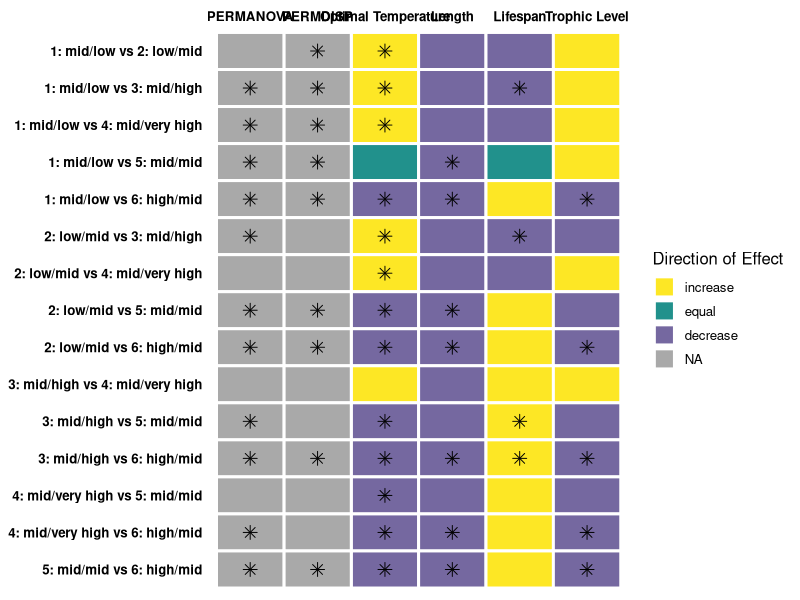
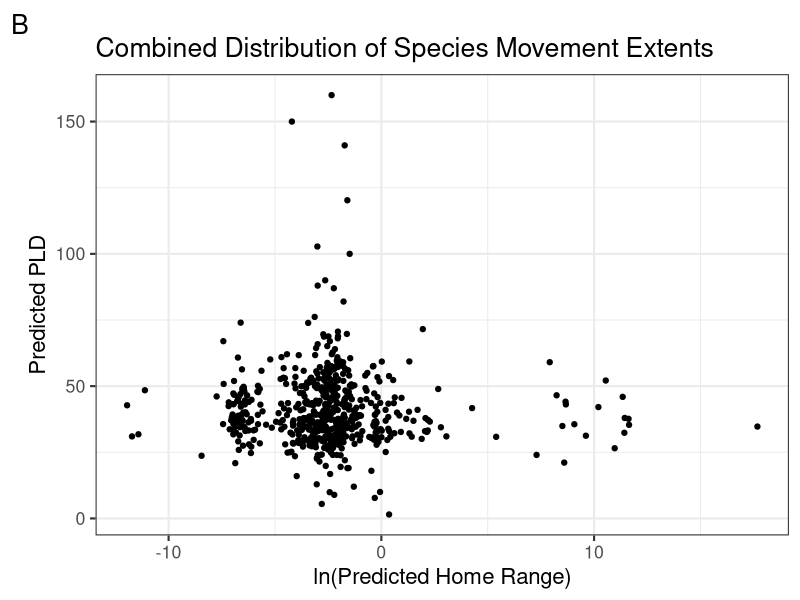
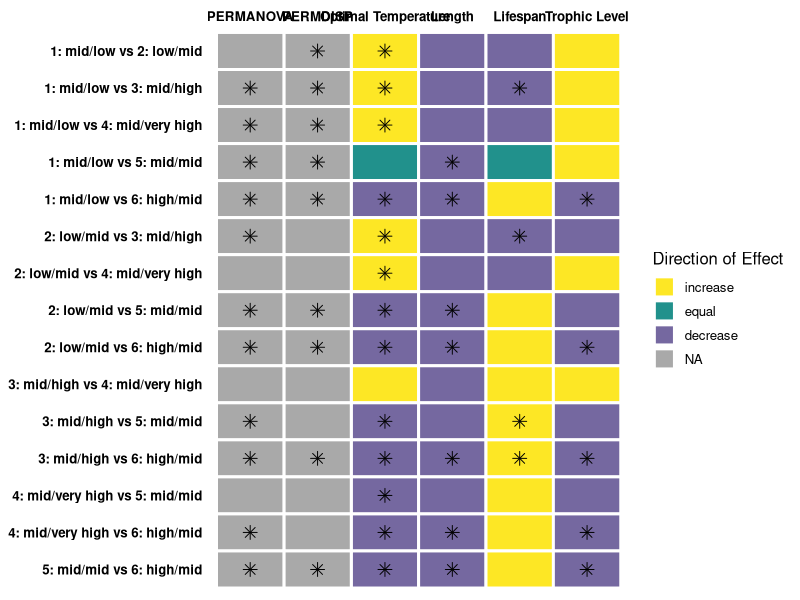

R code for these plots, in order: (Note: this script raises an error after producing the figures.)
## ---- chunk 1
knitr::opts_chunk$set(echo = TRUE, message = FALSE, warning = FALSE)

library(tidyverse)
library(patchwork)
library(cowplot)
library(ggpubr)
library(ggrepel)
## ---- chunk 2
fishbase_data <- read_csv(here::here("01_data", "02_processed_data", "fishbase_data.csv"))

filled_data <- read_csv(here::here("01_data", "02_processed_data", "filled_data.csv"))

filled_data2 <- read_csv(here::here("01_data", "02_processed_data", "filled_data2.csv")) %>%
  mutate_if(is.character, as.factor)
## ---- chunk 3

cohort <- c("1: mid/low vs 2: low/mid", "1: mid/low vs 3: mid/high", "1: mid/low vs 4: mid/very high", "1: mid/low vs 5: mid/mid", "1: mid/low vs 6: high/mid",
            "2: low/mid vs 3: mid/high", "2: low/mid vs 4: mid/very high", "2: low/mid vs 5: mid/mid", "2: low/mid vs 6: high/mid",
            "3: mid/high vs 4: mid/very high", "3: mid/high vs 5: mid/mid", "3: mid/high vs 6: high/mid",
            "4: mid/very high vs 5: mid/mid", "4: mid/very high vs 6: high/mid",
            "5: mid/mid vs 6: high/mid")
PERMDISP <- c(0.0019, 0.0003, 0.0327, 0.0001, 0.0001,
              0.5182, 0.7507, 0.0138, 0.0005,
              0.9792, 0.5276, 0.0029, 
              0.7928, 0.1475, 
              0.0052)
PERMANOVA <- c(1.0000, 0.0015, 0.0495, 0.0015, 0.0015,
               0.0015, 1.0000, 0.0015, 0.0015,
               1.0000, 0.0015, 0.0015,
               0.8175, 0.0090,
               0.0015)
Optimal_Temp <- c(0.005043306637114, 0.000000051454126, 0.000113116310469, 0.789451442990800, 0.010082693281337,
                  0.000025756231358, 0.001765218761412, 0.000112331676538, 0.000038520195310,
                  0.284373283785538, 0.000000002348839, 0.000000002258531, 
                  0.000068856888538, 0.000001695644852, 
                  0.010090438574951)
temp_arrows <- c("increase", "increase", "increase", "equal", "decrease",
                 "increase", "increase","decrease", "decrease",
                 "increase","decrease", "decrease",
                 "decrease", "decrease",
                 "decrease")
Length <- c(0.8592642, 0.9998089, 0.9872521, 0.0007795, 0.0000000,
            0.9070423, 0.9181733, 0.0000000, 0.0000000,
            0.9966266, 0.1494607, 0.0000000,
            0.9897718, 0.0008647,
            0.0000000)
length_arrows <- c("decrease", "decrease", "decrease", "decrease", "decrease",
                   "decrease", "decrease", "decrease", "decrease",
                   "decrease", "decrease", "decrease",
                   "decrease", "decrease",
                   "decrease")
Lifespan <- c(0.57035468549, 0.00007769083, 0.55052882501, 0.74567296422, 0.31579160719,
              0.00010263105, 0.59495732706, 0.73671251684, 0.20707475101,
              0.38779558233, 0.00017543403, 0.00008096802,
              0.58625833556, 0.24515673988,
              0.24664224315)
life_arrows <- c("decrease", "decrease", "decrease", "equal", "increase",
                 "decrease", "decrease", "increase", "increase",
                 "increase", "increase", "increase",
                 "increase", "increase",
                 "increase")
Trophic_Level <- c(0.1035871996367, 0.0891868417293, 0.5697644317228, 0.5148291779984, 0.0000607828670,
                   0.5183877375223, 0.8682996282889, 0.2916548282051, 0.0000002614727,
                   0.8630208058363, 0.2124781071891, 0.0000015574893, 
                   0.7282998974706, 0.0082066924854, 
                   0.0000032514102)
trophic_arrows <- c("increase", "increase", "increase", "increase", "decrease",
                    "decrease", "increase", "decrease", "decrease",
                    "increase", "decrease", "decrease",
                    "decrease", "decrease",
                    "decrease")

# Create data frame
data <- data.frame(cohort, PERMDISP, PERMANOVA, Optimal_Temp, Length, Lifespan, Trophic_Level)

# Pivot to long data format
data_long <- data %>% 
  mutate(across(c("Optimal_Temp", "Length", "Lifespan", "Trophic_Level"), round, 4)) %>% 
  pivot_longer(-cohort) %>% 
  set_names(c("cohort", "variable", "p_value")) %>% 
  mutate(significant = case_when(
    p_value >= 0.05 ~ "no",
    p_value < 0.05 ~ "yes"
  ))

# Add arrow information
data1 <- data.frame(cohort, temp_arrows, length_arrows, life_arrows, trophic_arrows) %>% 
  rename(Optimal_Temp = temp_arrows, Length = length_arrows, Lifespan = life_arrows, Trophic_Level = trophic_arrows) %>% 
  pivot_longer(-cohort) %>% 
  set_names(c("cohort", "variable", "direction")) %>% 
  full_join(data_long, by = c("cohort","variable")) %>% 
  mutate(direction = fct_relevel(direction, c("increase", "equal", "decrease")))

# Reorder and rename levels
data1$variable <- factor(data1$variable, levels = c("PERMANOVA", "PERMDISP", "Optimal_Temp", "Length", "Lifespan", "Trophic_Level"))
data1$variable <- recode_factor(data1$variable, PERMANOVA = "PERMANOVA", PERMDISP = "PERMDISP", Optimal_Temp = "Optimal Temperature", Length = "Length", Lifespan = "Lifespan", Trophic_Level = "Trophic Level")



# Plot 
g <- ggplot(data1, aes(x = variable, y = cohort, fill = direction)) +
  geom_tile(color = "white", lwd = 1) +
  geom_point(data = data1 %>% filter(significant == "yes"), shape = 8, size = 3, color = "black", show.legend = FALSE) +
  theme_minimal(base_size = 12) +
  theme(axis.title = element_blank(),
        axis.text = element_text(face = "bold", color = "black"),
        axis.ticks = element_blank(),
        panel.grid.major = element_blank()) +
  labs(fill = "Direction of Effect") +
  scale_x_discrete(position = "top") +
  scale_y_discrete(limits = rev) +
  scale_fill_manual(values = c("#fde725", "#21918c", "#7568a0"), na.value = "darkgray")

g

ggsave(g, file = paste0("stats_sum.pdf"), path = here::here("04_figs"), height = 12, width = 12)

#geom_point(data = data_arrows, mapping=aes(x = variable, y = cohort), pch = "x", inherit.aes = F)

## ---- chunk 4
# homerange vs PLD
fishbase_data_gmm <- filled_data2 %>%
  mutate(class2 = as.factor(class2))

hr_hist <- ggplot(fishbase_data_gmm, aes(log(home_range))) +
  geom_histogram() +
  theme_bw(base_size = 16) +
  labs(
    y = "Count",
    x = "ln(Predicted Home Range)",
    tag = "A"
  ) +
  ggtitle("Individual Distributions of Species Movement Extents")

pld_hist <- ggplot(fishbase_data_gmm, aes(pld)) +
  geom_histogram() +
  theme_bw(base_size = 16) +
  labs(
    y = "Count",
    x = "Predicted PLD"
  )

dist_plot <- (hr_hist / pld_hist)

p1 <- ggplot(fishbase_data_gmm, aes(log(home_range), pld)) +
  geom_jitter() +
  theme_bw(base_size = 16) +
  labs(
    y = "Predicted PLD",
    x = "ln(Predicted Home Range)",
    tag = "B"
  ) +
  ggtitle("Combined Distribution of Species Movement Extents")

p1



# example_fish <- filled_data2 %>%
#   select(species, fb_name, class2, class3, magnitude_homerange, month_pld) %>%
#   filter(fb_name %in% c(
#     "Hogfish", "Yellow snapper", "Blackfin tuna", "Humphead wrasse", "Pacific red snapper",
#     "Giant seabass", "Lemon sole", "Chum salmon", "Pacific ocean perch", "Atlantic herring",
#     "Atlantic cod", "Haddock", "Atlantic salmon", "California sheephead", "Black seabream",
#     "Blue marlin", "Yellowfin tuna", "Swordfish"
#     # "Blackhead seabream", "Pink salmon", "Coho salmon", "Ghost shark", "Pollack", "Polar cod", "Sockeye salmon", "Chinook salmon"
#   ))


gmm_new_fig <- ggplot(fishbase_data_gmm, aes(magnitude_homerange, month_pld)) +
  theme_bw(base_size = 16) +
  labs(
    x = "Predicted Home Range Magnitude",
    y = "Predicted PLD Month",
    color = "Class (Homerange/PLD)",
    tag = "C"
  ) +
  ylim(-0.1,6) +
  theme(legend.position = "bottom") +
  scale_color_viridis_d() +
  geom_label_repel(
    data = subset(fishbase_data_gmm, fb_name %in% c("Hogfish", "Yellow snapper", "Blackfin tuna")),
    aes(label = fb_name, color = class2),
    vjust = "outward", hjust = "outward",
    min.segment.length = 0.5,
    nudge_y = -1,
    show.legend = FALSE
  ) +
  geom_label_repel(
    data = subset(fishbase_data_gmm, fb_name %in% c("Chocolate hind", "Lingcod", "Nassau grouper")),
    aes(label = fb_name, color = class2),
    hjust = "inward",
    min.segment.length = 0.5,
    box.padding = 0.3,
    nudge_x = -2, nudge_y = -0.8,
    show.legend = FALSE
  ) +
  geom_label_repel(
    data = subset(fishbase_data_gmm, fb_name %in% c("Lemon sole", "North Pacific hake", "Yellowstripe goatfish")),
    aes(label = fb_name, color = class2),
    vjust = "outward", hjust = "outward",
    min.segment.length = 0.5,
    nudge_x = -1, nudge_y = 0.8,
    show.legend = FALSE
  ) +
  geom_label_repel(
    data = subset(fishbase_data_gmm, fb_name %in% c("Atlantic herring", "Atlantic cod", "Summer flounder")),
    aes(label = fb_name, color = class2),
    vjust = "outward", hjust = "outward",
    min.segment.length = 0.5,
    nudge_y = 0,
    show.legend = FALSE
  ) +
  geom_label_repel(
    data = subset(fishbase_data_gmm, fb_name %in% c("Great barracuda", "Giant trevally", "Black seabream")),
    aes(label = fb_name, color = class2),
    vjust = "outward", hjust = "outward",
    min.segment.length = 0.5,
    nudge_y = 1, nudge_x = 0.3,
    show.legend = FALSE
  ) +
  geom_label_repel(
    data = subset(fishbase_data_gmm, fb_name %in% c("Common snook", "Yellowfin tuna", "Swordfish")),
    aes(label = fb_name, color = clas2),
    color = "goldenrod1",
    vjust = "outward", hjust = "outward",
    min.segment.length = 30,
    nudge_y = -0.5,
    show.legend = FALSE
  ) +
  geom_jitter(aes(color = class2)) +
  ggtitle("Distribution of Scaled Species Movement Extents")

gmm_new_fig
#ggsave(gmm_new_fig, file = paste0("gmm_fig.png"), path = here::here("04_figs"), height = 8, width = 15)

# panel
gmm_panel <- ((dist_plot) | p1) / gmm_new_fig &
  theme(plot.tag = element_text(face = "bold"))

gmm_panel
#ggsave(gmm_panel, file = paste0("gmm_panel.pdf"), path = here::here("04_figs", "final_figs"), height = 10, width = 15)

## ---- chunk 5
missing <- miss_var_summary(fishbase_data)
missing2 <- miss_var_summary(filled_data)
missing3 <- miss_var_summary(filled_data2)

missing_fishbase_data <- fishbase_data %>% 
  dplyr::select(
    oxygen_cons, temp_range, dev_place,
    longevity_wild, temp_preferred, iucn_category, food_i,
  ) %>%
  rename(
    "Oxygen Consumption Rate" = oxygen_cons,
    "Temperature Range" = temp_range,
    "Place of Development" = dev_place,
    "Maximum Recorded Lifespan" = longevity_wild,
    "Optimal Temperature" = temp_preferred,
    "IUCN Category" = iucn_category,
    "Diet Items" = food_i
  )

m1 <- gg_miss_var(missing_fishbase_data) +
  theme_bw(base_size = 16) +
  labs(y = "Original Missing Data", x = "") +
  theme(axis.title.x = element_text(vjust = -1))
m1

missing_filled_data <- filled_data %>% 
  dplyr::select(
    oxygen_cons, temp_range,
    longevity_wild, temp_preferred, iucn_category, food_i,
  ) %>%
  rename(
    "Oxygen Consumption Rate" = oxygen_cons,
    "Temperature Range" = temp_range,
    "Maximum Recorded Lifespan" = longevity_wild,
    "Optimal Temperature" = temp_preferred,
    "IUCN Category" = iucn_category,
    "Diet Items" = food_i
  )

m2 <- gg_miss_var(missing_filled_data) + # figure showing the missing data
  theme_bw(base_size = 16) +
  labs(y = "Missing Data After Genus-Level Fill", x = "Variable") +
  theme(axis.title.x = element_text(vjust = -1))
m2

missing_data <- filled_data2 %>%
  dplyr::select(
    oxygen_cons, temp_range, dev_place,
    longevity_wild, temp_preferred, iucn_category
  ) %>%
  rename(
    "Oxygen Consumption Rate" = oxygen_cons,
    "Temperature Range" = temp_range,
    "Place of Development" = dev_place,
    "Maximum Recorded Lifespan" = longevity_wild,
    "Optimal Temperature" = temp_preferred,
    "IUCN Category" = iucn_category
  )

m3 <- gg_miss_var(missing_data) +
  theme_bw(base_size = 16) +
  labs(y = "Missing Data After Family-Level Fill", x = "") +
  theme(axis.title.x = element_text(vjust = -1))
m3

missing_fig <- (m1 / m2 / m3) +
  plot_annotation(tag_levels = "A") &
  theme_bw(base_size = 16)
missing_fig

#ggsave(missing_fig, file = paste0("missing_data.pdf"), path = here::here("04_figs", "final_figs"), height = 12, width = 8)

## ---- chunk 6
# continuous

plot_data <- filled_data2 %>%
  mutate(
    class2 = as.factor(class2),
    class3 = as.factor(class3),
    order = as.factor(order)
  )

response <- "class2"
expl_cont <- c(
  "temp_preferred", "fecundity_mean",
  "longevity_wild", "sp_richness", "length",
  "r_fin", "diet_troph3", "oxygen_cons", "temp_range"
)

box_data <- function(x, y) {
  ggplot(plot_data, aes(x = .data[[y]], y = .data[[x]])) +
    geom_boxplot(aes(color = .data[[y]])) +
    theme_bw() +
    coord_flip() +
    labs(
      x = "Movement Class",
      color = "Class (Homerange/PLD)"
    ) +
    scale_color_viridis_d()
}

# plots_cont <- map(expl_cont, ~ box_data(.x, "class2"))
# plots_cont
## ---- chunk 7

# significant panel
temp_plot <- box_data(x = "temp_preferred", y = "class2") +
  labs(y = "Optimal Temperature (ºC)", x = "") +
  scale_x_discrete(position = "top") +
  theme(axis.text.y = element_blank())
length_plot <- box_data(x = "length", y = "class2") +
  labs(y = "Length (cm)", x = "") +
  scale_x_discrete(position = "top")
long_plot <- box_data(x = "longevity_wild", y = "class2") +
  labs(y = "Maximum Lifespan (yr)", x = "") +
  scale_x_discrete(position = "top")
diet_plot <- box_data(x = "diet_troph3", y = "class2") + 
  labs(y = "Trophic Level", x = "") +
  scale_x_discrete(position = "top") +
  theme(axis.text.y = element_blank())


r_fin_plot <- box_data(x = "r_fin", y = "class2") + 
  stat_kruskal_test(label.y = 1, label.x = 6, position = "jitter") +
  labs(y = "Growth Rate", x = "") +
  theme(axis.text.y = element_blank()) +
  scale_x_discrete(position = "top")
oxygen_plot <- box_data(x = "oxygen_cons", y = "class2") + 
  stat_kruskal_test(label.y = 2000, label.x = 6, position = "jitter") +
  labs(y = "Oxygen Consumption", x = "") +
  theme(axis.text.y = element_blank()) +
  scale_x_discrete(position = "top")
temp_range_plot <- box_data(x = "temp_range", y = "class2") + 
  stat_kruskal_test(label.y = 20, label.x = 3.5, position = "jitter") +
  labs(y = "Temperature Range", x = "") + 
  scale_x_discrete(position = "top")
fecund_plot <- box_data(x = "fecundity_mean", y = "class2") + 
  stat_kruskal_test(label.y = 1000000, label.x = 5.5, position = "jitter") +
  labs(y = "Fecundity", x = "") +
  scale_x_discrete(position = "top")
sp_rich_plot <- box_data(x = "sp_richness", y = "class2") + 
  stat_kruskal_test(label.y = 1100, position = "jitter") +
  labs(y = "Species Richness", x = "") + 
  scale_x_discrete(position = "top")


num_panel <- r_fin_plot + temp_range_plot + oxygen_plot + sp_rich_plot + plot_spacer() + fecund_plot +
  plot_layout(ncol = 2, guides = "collect") + 
  plot_annotation(tag_levels = "A") &
  theme(text = element_text(size = 14), legend.position = "none")

numeric_panel <- wrap_elements(num_panel) +
  labs(tag = "Movement Class") +
  theme(
    plot.tag = element_text(size = 14, angle = 270),
    plot.tag.position = "right"
  )

numeric_panel
#ggsave(numeric_panel, file = paste0("numeric_panel.pdf"), path = here::here("04_figs", "final_figs"), height = 11, width = 11)


ind_panel <- ((temp_plot | length_plot) / (diet_plot | long_plot)) +
  plot_layout(guides = "collect") +
  plot_annotation(tag_levels = "A") &
  theme(text = element_text(size = 14), legend.position = "none")

individual_panel <- wrap_elements(ind_panel) +
  labs(tag = "Movement Class") +
  theme(
    plot.tag = element_text(size = 14, angle = 270),
    plot.tag.position = "right"
  )

individual_panel

#ggsave(individual_panel, file = paste0("4_trait_panel.pdf"), path = here::here("04_figs", "final_figs"), height = 8, width = 13)

## ---- chunk 8
# ggsave(temp_plot, file = paste0("temp_plot.png"), path = here::here("04_figs", "individual_plots", "numeric"), height = 10, width = 10)
# ggsave(fecund_plot, file = paste0("fecund_plot.png"), path = here::here("04_figs", "individual_plots", "numeric"), height = 10, width = 10)
# ggsave(long_plot, file = paste0("long_plot.png"), path = here::here("04_figs", "individual_plots", "numeric"), height = 10, width = 10)
# ggsave(sp_rich_plot, file = paste0("sp_rich_plot.png"), path = here::here("04_figs", "individual_plots", "numeric"), height = 10, width = 10)
# ggsave(length_plot, file = paste0("length_plot.png"), path = here::here("04_figs", "individual_plots", "numeric"), height = 10, width = 10)
# ggsave(kfin_plot, file = paste0("kfin_plot.png"), path = here::here("04_figs", "individual_plots", "numeric"), height = 10, width = 10)
# ggsave(r_fin_plot, file = paste0("r_fin_plot.png"), path = here::here("04_figs", "individual_plots", "numeric"), height = 10, width = 10)
# ggsave(diet_plot, file = paste0("diet_plot.png"), path = here::here("04_figs", "individual_plots", "numeric"), height = 10, width = 10)
# ggsave(oxygen_plot, file = paste0("oxygen_plot.png"), path = here::here("04_figs", "individual_plots", "numeric"), height = 10, width = 10)
# ggsave(temp_range_plot, file = paste0("temp_range_plot.png"), path = here::here("04_figs", "individual_plots", "numeric"), height = 10, width = 10)
## ---- chunk 9
# categorical

expl_cat <- c(
  "body_shape_i", "dev_place", "demers_pelag", "iucn_category","food_mode"
)

scatter_data <- function(x, y) {
  ggplot(plot_data, aes(x = .data[[x]], y = .data[[y]])) +
    geom_jitter(aes(color = .data[[y]])) +
    theme_bw() +
    labs(
      y = "Movement Class",
      color = "Class (homerange/PLD)"
    ) +
    scale_color_viridis_d() +
    theme(axis.text.x = element_text(angle = 40, hjust = 1))
}

# plots_cat <- map(expl_cat, ~ scatter_data(.x, "class2"))
# plots_cat
## ---- chunk 10

body_plot <- scatter_data(x = "body_shape_i", y = "class2") + 
  labs(y = "", x = "Body Shape") +
  scale_y_discrete(position = "right")
dev_plot <- scatter_data(x = "dev_place", y = "class2") + 
  labs(y = "", x = "Place of Development") +
  scale_y_discrete(position = "right")
demers_plot <- scatter_data(x = "demers_pelag", y = "class2") + 
  labs(y = "", x = "Habitat Type") +
  theme(axis.text.y = element_blank())
iucn_plot <- scatter_data(x = "iucn_category", y = "class2") + 
  labs(y = "", x = "IUCN Category") +
  theme(axis.text.y = element_blank())
food_plot <- scatter_data(x = "food_mode", y = "class2") + 
  labs(y = "", x = "Feeding Mode") +
  scale_y_discrete(position = "right")


cat_panel <- demers_plot + dev_plot + iucn_plot + food_plot + plot_spacer() + body_plot +
  plot_layout(ncol = 2, guides = "collect") + 
  plot_annotation(tag_levels = "A") &
  theme(text = element_text(size = 14), legend.position = "none")

categorical_panel <- wrap_elements(cat_panel) +
  labs(tag = "Movement Class") +
  theme(
    plot.tag = element_text(size = 14, angle = 270),
    plot.tag.position = "right"
  )

categorical_panel
#ggsave(categorical_panel, file = paste0("categorical_panel.pdf"), path = here::here("04_figs", "final_figs"), height = 11, width = 11)

## ---- chunk 11

# # PLD vs Home Range
# p1_wsn <- ggplot(fishbase_data_gmm, aes(log(home_range), pld)) +
#   geom_jitter(color = "#003366") +
#   theme_bw(base_size = 25) +
#   labs(
#     y = "PLD (days)",
#     x = "Natural Log of Predicted Home Range",
#     #tag = "B"
#   ) +
#   ggtitle("Combined Adult and Larval Movement")
# 
# p1_wsn
# 
# #ggsave(p1_wsn, file = paste0("PLD_HR.pdf"), path = here::here("04_figs", "WSN"), height = 7, width = 11)
# 
# gmm_wsn <- ggplot(fishbase_data_gmm, aes(magnitude_homerange, month_pld)) +
#   theme_bw(base_size = 32) +
#   labs(
#     x = "Home Range Magnitude",
#     y = "PLD (month)",
#     color = "Class (home range/PLD)",
#     #tag = "C"
#   ) +
#   ylim(-0.1,6) +
#   theme(legend.position = "bottom", 
#         legend.background = element_rect(color = "gray")) +
#   scale_color_viridis_d() +
#   # geom_label_repel(
#   #   data = subset(fishbase_data_gmm, fb_name %in% c("Yellow snapper", "Blackfin tuna")),
#   #   aes(label = fb_name, color = class2),
#   #   size = 8,
#   #   vjust = "outward", hjust = "outward",
#   #   min.segment.length = 50,
#   #   nudge_y = -1,
#   #   show.legend = FALSE
#   # ) +
#   # geom_label_repel(
#   #   data = subset(fishbase_data_gmm, fb_name %in% c("Lingcod", "Nassau grouper")),
#   #   aes(label = fb_name, color = class2),
#   #   size = 8,
#   #   hjust = "inward",
#   #   min.segment.length = 50,
#   #   box.padding = 0,
#   #   nudge_x = -3, nudge_y = -0.8,
#   #   show.legend = FALSE
#   # ) +
#   # geom_label_repel(
#   #   data = subset(fishbase_data_gmm, fb_name %in% c("Lemon sole", "North Pacific hake")),
#   #   aes(label = fb_name, color = class2),
#   #   size = 8,
#   #   vjust = "outward", hjust = "outward",
#   #   min.segment.length = 50,
#   #   nudge_x = -1, nudge_y = 0.8,
#   #   show.legend = FALSE
#   # ) +
#   # geom_label_repel(
#   #   data = subset(fishbase_data_gmm, fb_name %in% c("Atlantic herring", "Atlantic cod")),
#   #   aes(label = fb_name, color = class2),
#   #   size = 8,
#   #   vjust = "outward", hjust = "outward",
#   #   min.segment.length = 50,
#   #   nudge_y = 0,
#   #   show.legend = FALSE
#   # ) +
#   # geom_label_repel(
#   #   data = subset(fishbase_data_gmm, fb_name %in% c("Great barracuda", "Black seabream")),
#   #   aes(label = fb_name, color = class2),
#   #   size = 8,
#   #   vjust = "outward", hjust = "outward",
#   #   min.segment.length = 50,
#   #   nudge_y = 1, nudge_x = 0.7,
#   #   show.legend = FALSE
#   # ) +
#   # geom_label_repel(
#   #   data = subset(fishbase_data_gmm, fb_name %in% c("Yellowfin tuna", "Swordfish")),
#   #   aes(label = fb_name, color = clas2),
#   #   color = "goldenrod1",
#   #   size = 8,
#   #   vjust = "inward", #hjust = "outward",
#   #   min.segment.length = 50,
#   #   nudge_y = 0.5,
#   #   show.legend = FALSE
#   # ) +
#   geom_jitter(aes(color = class2), size = 4)
# 
# gmm_wsn
# 
# ggsave(gmm_wsn, file = paste0("gmm_wsn_nolabel.pdf"), path = here::here("04_figs", "WSN"), height = 10, width = 24)
# 
# 
# 
# # Individual panel
# ind_panel_wsn <- ((temp_plot | length_plot) / (diet_plot | long_plot)) +
#   plot_layout(guides = "collect") +
#   plot_annotation(tag_levels = "A") &
#   theme(text = element_text(size = 25), legend.position = "none")
# 
# individual_panel_wsn <- wrap_elements(ind_panel_wsn) +
#   labs(tag = "Movement Cohort") +
#   theme(
#     plot.tag = element_text(size = 25, angle = 270),
#     plot.tag.position = "right"
#   )
# 
# individual_panel_wsn
# 
# ggsave(individual_panel_wsn, file = paste0("panel_wsn.pdf"), path = here::here("04_figs", "WSN"), height = 12, width = 16)
# 
